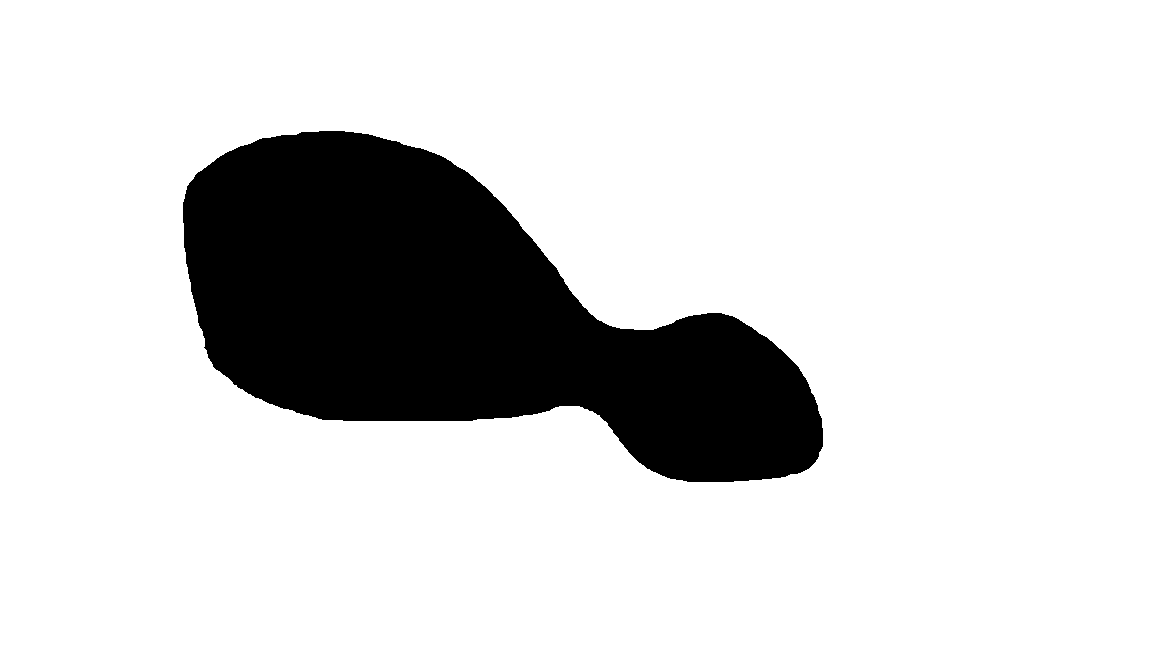
#> input picture 2023-2024/PMP-33/coursework/Kryzhalka Liubov/voronoi/photos/3.png, 1152 x 648 px, found by its file name
$ python testtest.py
#> lines starting #> are read from the running program, lines starting #| are printed output that depends on the picture; after the words box and inside, x2 and y2 are one past the last pixel; in counts of white or black regions, pixels touching at a corner belong together; long printed decimals are rounded
import matplotlib.pyplot as plt
import cv2
import numpy as np

image = cv2.imread("photos/3.png")
#> image is the input picture: shape (648, 1152, 3); 83.2% white; 1 black region, box (x1, y1, x2, y2) and area: (183, 131, 823, 482) 125194
gray = cv2.cvtColor(image, cv2.COLOR_BGR2GRAY)
thresh_img = cv2.threshold(gray, 0, 255, cv2.THRESH_BINARY_INV + cv2.THRESH_OTSU)[1]
#> thresh_img: shape (648, 1152); 16.8% white; 1 white region

# Find contours, find rotated rectangle, obtain four verticies, and draw
contours, hierarchy = cv2.findContours(thresh_img, cv2.RETR_TREE, cv2.CHAIN_APPROX_SIMPLE)
#> contours = 1 contour; box (x1, y1, x2, y2) and area: (183, 131, 823, 482) 124430

lengths = []

for i in contours:

    x_y,width_height,angle_of_rotation = cv2.minAreaRect(i)
    Height = print(width_height[1])
    rect = cv2.minAreaRect(i)
    box = np.intp(cv2.boxPoints(rect))
    image_contours = np.zeros(image.shape)

    # Draw the contours on the empty image
    cv2.drawContours(image, [box], 0, (36,255,12), 3)
    # OR:
    # cv2.polylines(image, [box], True, (36,255,12), 3)

    plt.imshow(image)
    plt.show()
#> this loop made 1 pass
#> (angle_of_rotation, rect, box) on pass 1: (-80.36, ((505.9, 303.8), (288.7, 670.8), -80.36), [[812, 502], [151, 389], [199, 105], [860, 217]])
#| 670.837
#> pass 1, `plt.show()`:
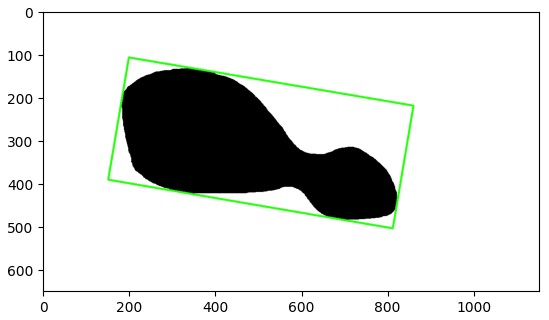
#> figure drawn by matplotlib, 1 panel; B, G, R data is drawn as R, G, B
#> after the loop:
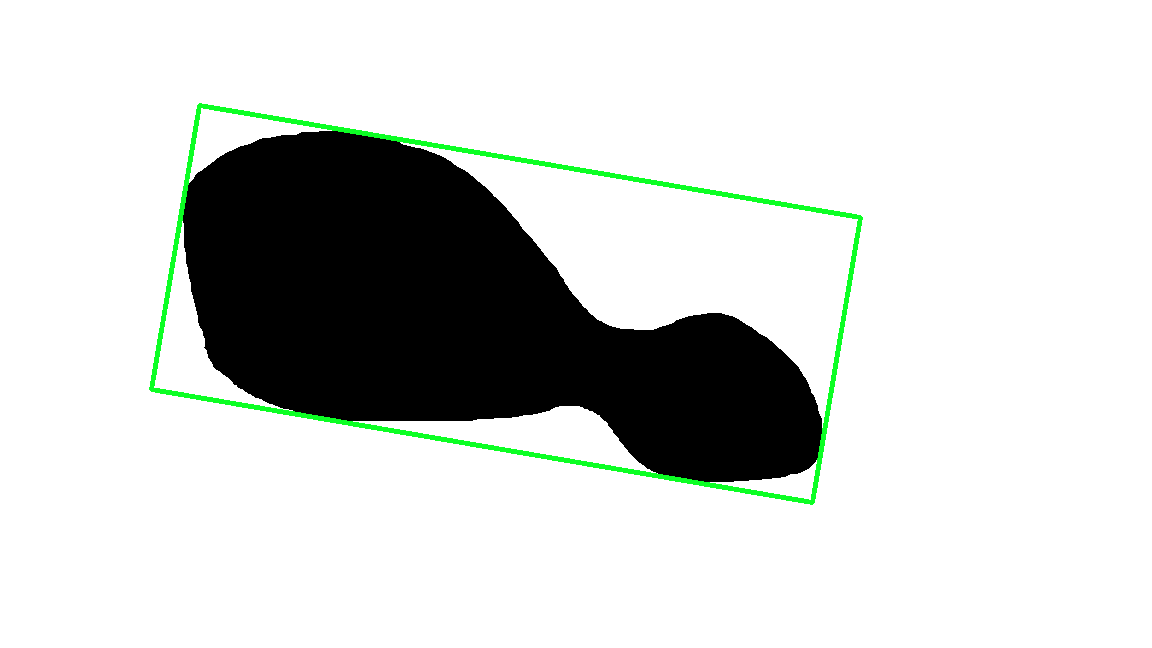
#> image: shape (648, 1152, 3); 1.25% of pixels changed, all inside (x1, y1, x2, y2) = (149, 103, 863, 505)

$ run again, with 2023-2024/PMP-33/coursework/Kryzhalka Liubov/voronoi/photos/1.png copied over 2023-2024/PMP-33/coursework/Kryzhalka Liubov/voronoi/photos/3.png
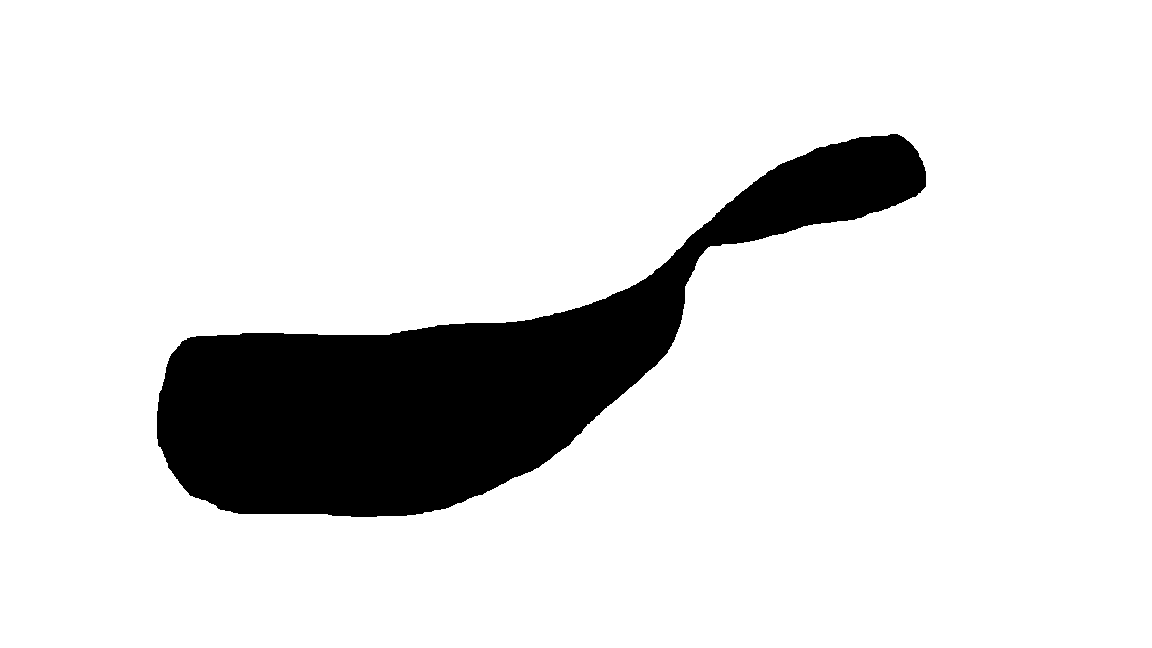
#> input picture 2023-2024/PMP-33/coursework/Kryzhalka Liubov/voronoi/photos/1.png, 1152 x 648 px, found by its file name
#> image is the input picture: shape (648, 1152, 3); 87.1% white; 1 black region, box (x1, y1, x2, y2) and area: (157, 134, 926, 517) 96023
#> thresh_img: shape (648, 1152); 12.9% white; 1 white region
#> contours = 1 contour; box (x1, y1, x2, y2) and area: (157, 134, 926, 517) 95143
#> the loop `for i in contours: ` made 1 pass
#> (angle_of_rotation, rect, box) on pass 1: (-16.81, ((554.6, 350.9), (813.7, 237.4), -16.81), [[199, 582], [130, 354], [909, 119], [978, 346]])
#> (printed output is left out)
#> pass 1, `plt.show()`:
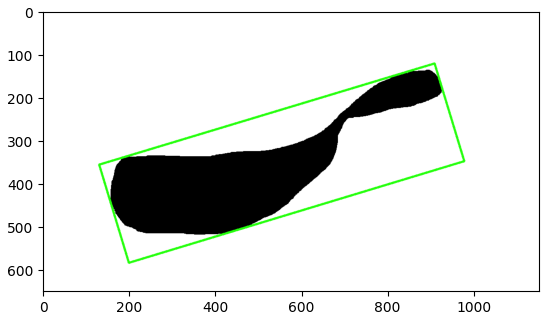
#> figure drawn by matplotlib, 1 panel; B, G, R data is drawn as R, G, B
#> after the loop `for i in contours:`:
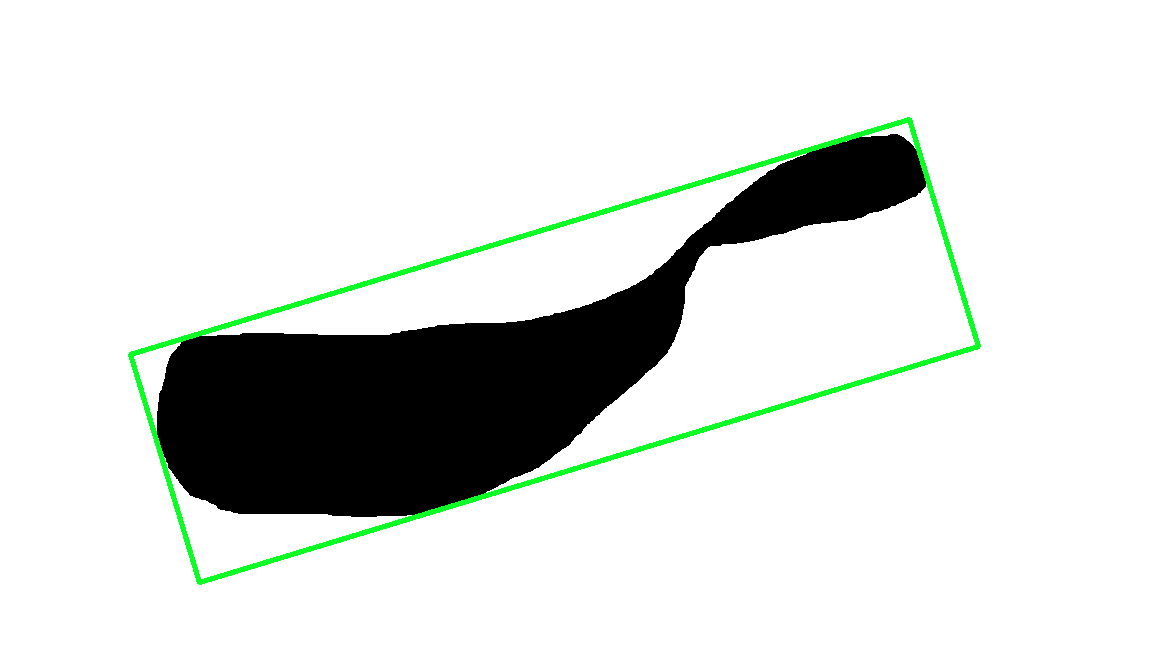
#> image: shape (648, 1152, 3); 1.46% of pixels changed, all inside (x1, y1, x2, y2) = (128, 117, 981, 585)

$ run again, with 2023-2024/PMP-33/coursework/Kryzhalka Liubov/voronoi/photos/10.png copied over 2023-2024/PMP-33/coursework/Kryzhalka Liubov/voronoi/photos/3.png
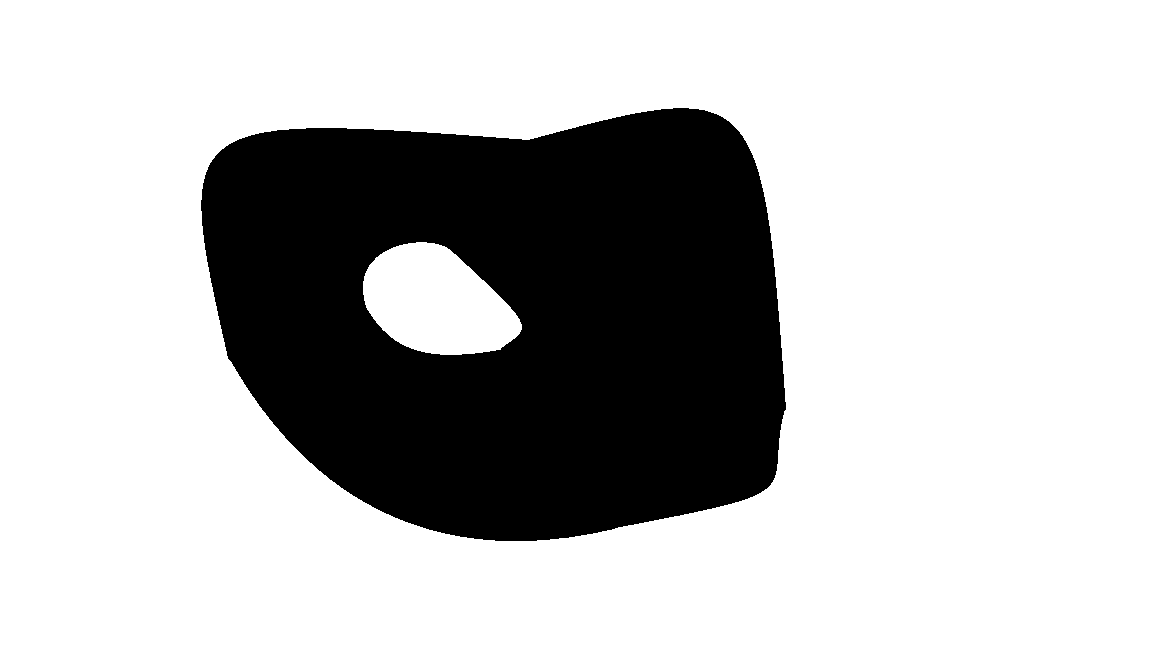
#> input picture 2023-2024/PMP-33/coursework/Kryzhalka Liubov/voronoi/photos/10.png, 1152 x 648 px, found by its file name
#> image is the input picture: shape (648, 1152, 3); 73.8% white; 1 black region, box (x1, y1, x2, y2) and area: (201, 108, 786, 541) 195855
#> thresh_img: shape (648, 1152); 26.2% white; 1 white region
#> contours = 2 contours; box (x1, y1, x2, y2) and area: (201, 108, 786, 541) 207728, (362, 241, 523, 356) 12881
#> the loop `for i in contours: ` made 2 passes
#> (angle_of_rotation, rect, box) on passes 1 to 2: (-3.12, ((494.3, 330), (572.7, 423.9), -3.12), [[219, 557], [196, 133], [768, 102], [791, 526]]), (-46.97, ((435.7, 307.6), (106.2, 157.9), -46.97), [[457, 400], [341, 292], [414, 214], [529, 322]])
#> (printed output is left out)
#> pass 1, `plt.show()`:
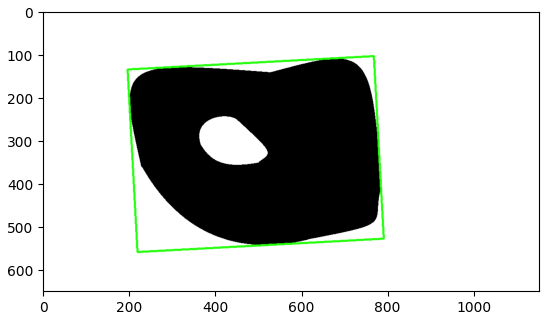
#> figure drawn by matplotlib, 1 panel; B, G, R data is drawn as R, G, B
#> after the loop `for i in contours:`:
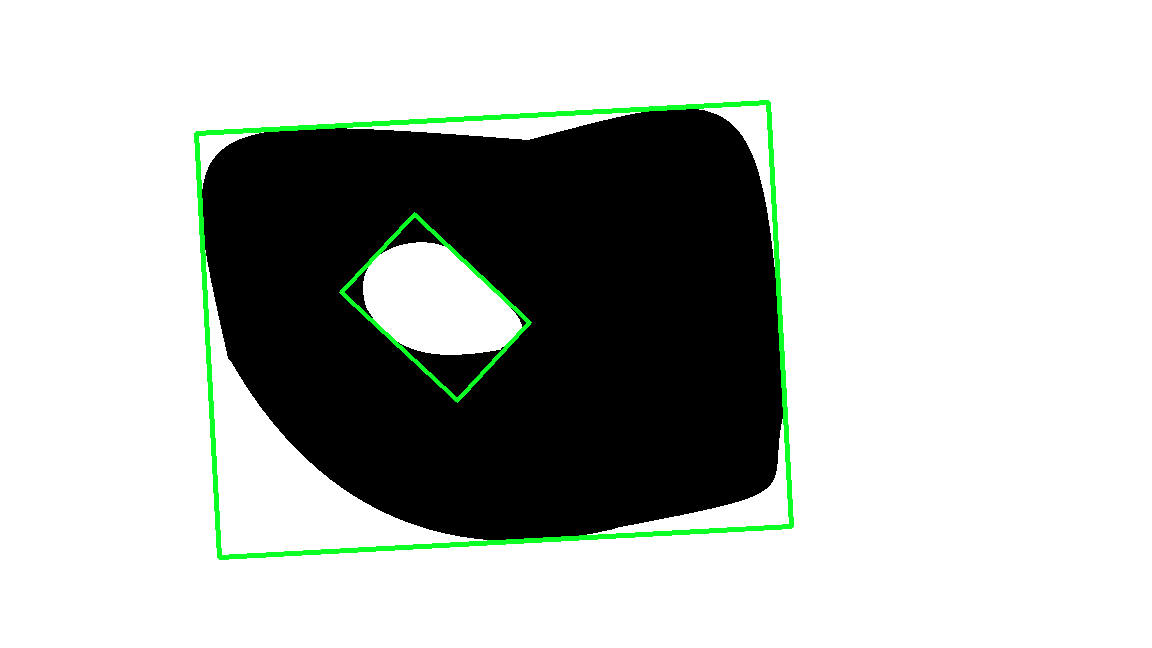
#> image: shape (648, 1152, 3); 1.63% of pixels changed, all inside (x1, y1, x2, y2) = (194, 100, 794, 560)

$ run again, with 2023-2024/PMP-33/coursework/Kryzhalka Liubov/voronoi/photos/4.png copied over 2023-2024/PMP-33/coursework/Kryzhalka Liubov/voronoi/photos/3.png
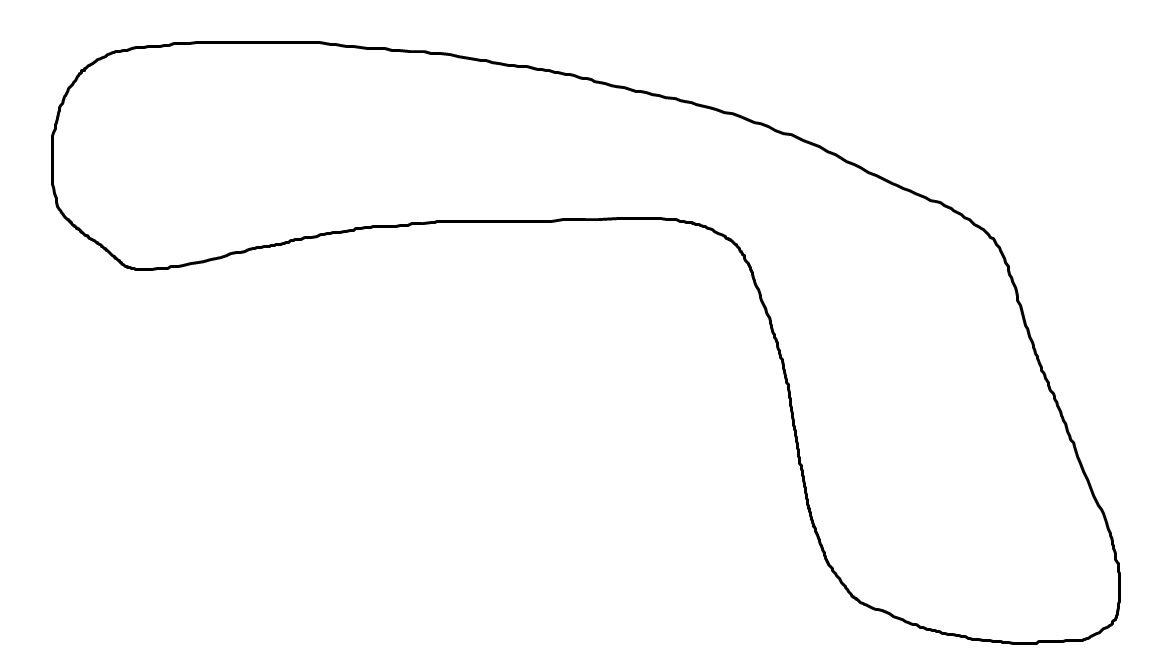
#> input picture 2023-2024/PMP-33/coursework/Kryzhalka Liubov/voronoi/photos/4.png, 1152 x 648 px, found by its file name
#> image is the input picture: shape (648, 1152, 3); min 0, max 255, mean 252
#> `thresh_img = cv2.threshold(gray, 0, 255, cv2.THRESH_BINARY_INV + cv2.T..`:
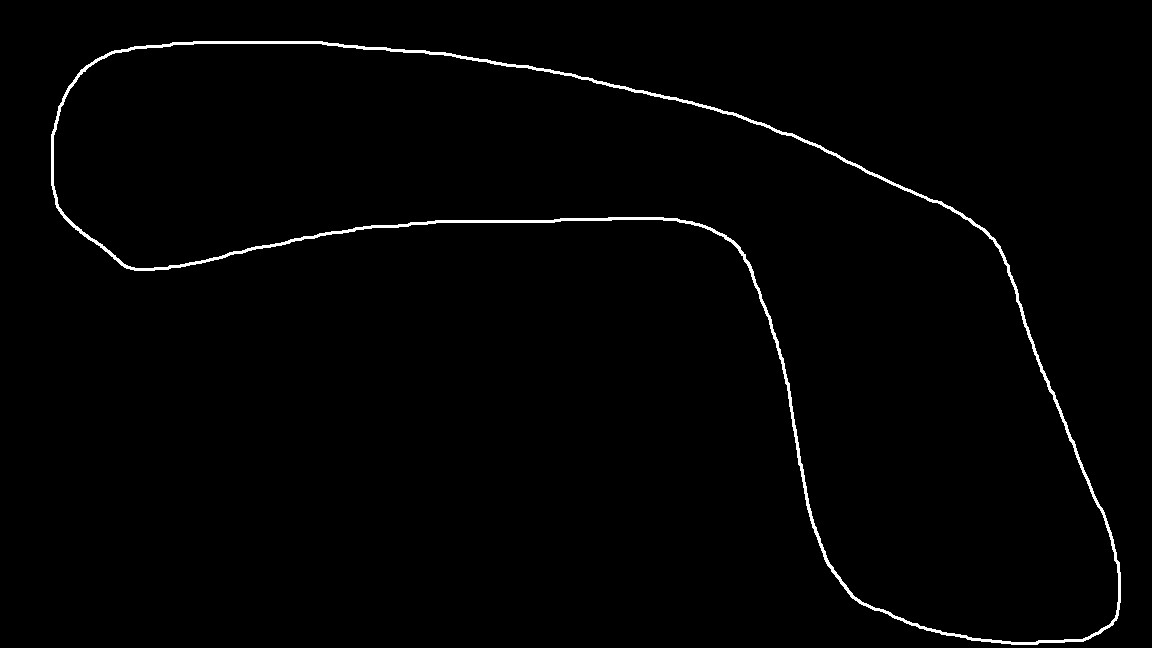
#> thresh_img: shape (648, 1152); 1.2% white; 1 white region
#> contours = 2 contours; box (x1, y1, x2, y2) and area: (51, 41, 1121, 645) 243116, (53, 43, 1119, 643) 236820
#> the loop `for i in contours: ` made 2 passes
#> (angle_of_rotation, rect, box) on passes 1 to 2: (-65.43, ((626.5, 276.7), (400.5, 1176), -65.43), [[1077, 703], [8, 214], [175, -149], [1244, 339]]), (-65.4, ((626.6, 276.6), (395.9, 1171.5), -65.4), [[1076, 700], [11, 212], [176, -147], [1241, 340]])
#> (printed output is left out)
#> after the loop `for i in contours:`:
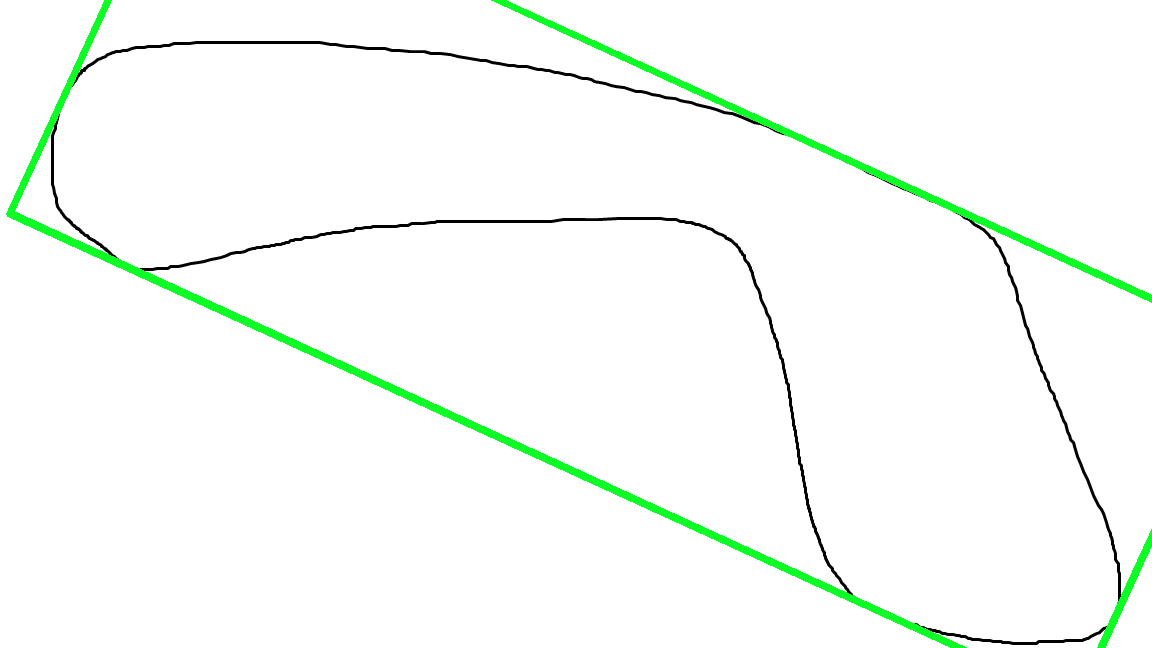
#> image: shape (648, 1152, 3); 2.08% of pixels changed, all inside (x1, y1, x2, y2) = (6, 0, 1152, 648)
